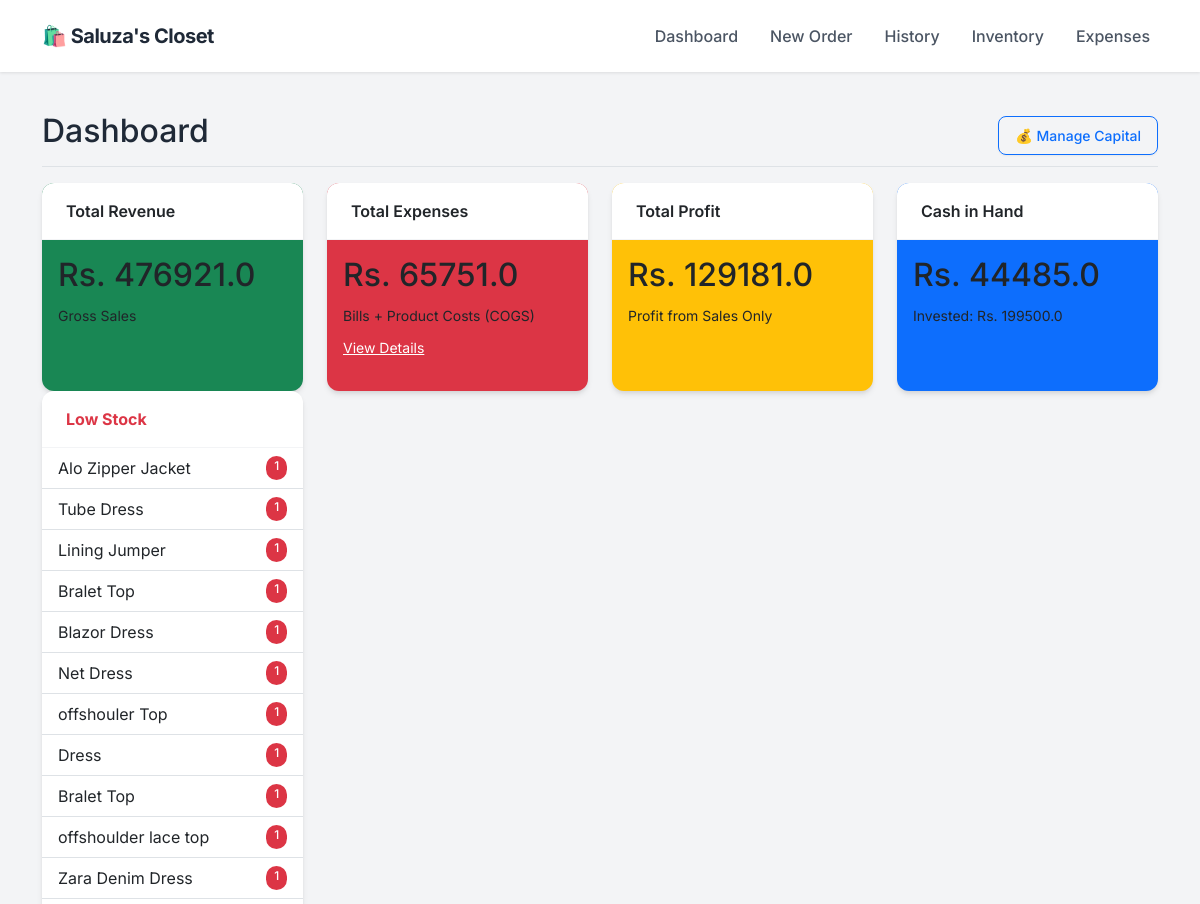
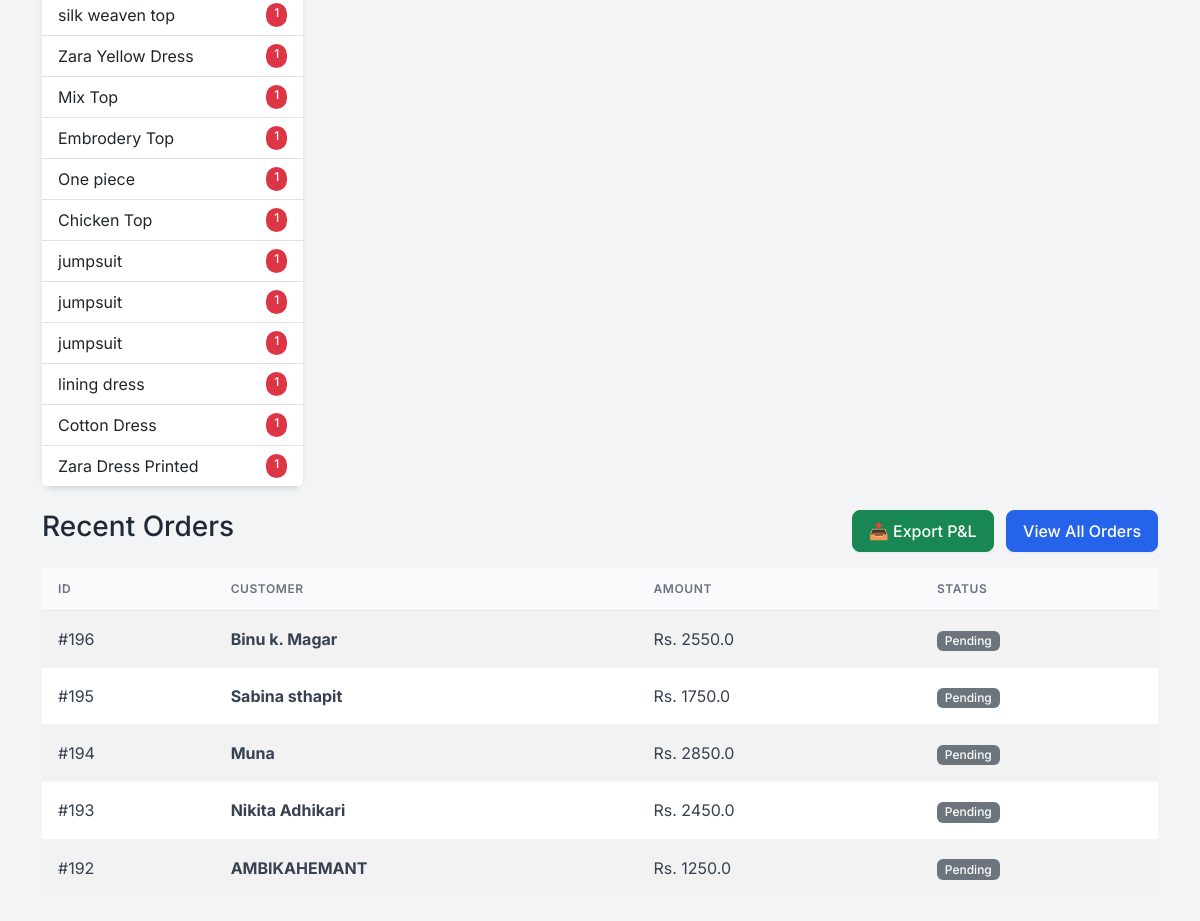
The page / on the database its author committed (2 pictures, top to bottom).
### app.py (models this page shows)
class Product(db.Model):
    id = db.Column(db.Integer, primary_key=True)
    sku = db.Column(db.String(50), unique=True, nullable=True)
    name = db.Column(db.String(100), nullable=False)
    size = db.Column(db.String(10), nullable=False)
    cost_price = db.Column(db.Float, default=0.0)
    price = db.Column(db.Float, nullable=False)
    stock = db.Column(db.Integer, default=0)
    image = db.Column(db.String(100), nullable=True)

class Order(db.Model):
    id = db.Column(db.Integer, primary_key=True)
    customer_name = db.Column(db.String(100), nullable=False)
    phone = db.Column(db.String(20), nullable=False)
    address = db.Column(db.String(200), nullable=True)
    date = db.Column(db.DateTime, default=datetime.utcnow)
    total_amount = db.Column(db.Float, default=0.0)
    profit = db.Column(db.Float, default=0.0)
    status = db.Column(db.String(20), default='Pending')
    items = db.relationship('OrderItem', backref='order', lazy=True)

### app.py (the view)
@app.route('/')
def dashboard():
    total_investment = db.session.query(db.func.sum(Investment.amount)).scalar() or 0
    total_sales = db.session.query(db.func.sum(Order.total_amount)).scalar() or 0
    manual_expenses = db.session.query(db.func.sum(Expense.amount)).scalar() or 0
    current_inventory_cost = 0
    products = Product.query.all()
    for p in products:
        current_inventory_cost += (p.stock * p.cost_price)
    gross_profit = db.session.query(db.func.sum(Order.profit)).scalar() or 0
    cost_of_sold_goods = total_sales - gross_profit
    total_product_spend = current_inventory_cost + cost_of_sold_goods
    cash_in_hand = (total_investment + total_sales) - (total_product_spend + manual_expenses)
    net_profit = gross_profit # As you requested previously (Sales Profit only)
    recent_orders = Order.query.order_by(Order.date.desc()).limit(5).all()
    low_stock = Product.query.filter(Product.stock < 2, Product.stock > 0).all()
    out_of_stock = Product.query.filter(Product.stock == 0).all()
    investments = Investment.query.order_by(Investment.date.desc()).all()
    return render_template('dashboard.html',
                           sales=total_sales,
                           gross_profit=gross_profit,
                           expenses=manual_expenses,
                           net_profit=net_profit,
                           cash_in_hand=cash_in_hand, # <--- NEW DATA
                           total_investment=total_investment, # <--- NEW DATA
                           orders=recent_orders,
                           investments=investments,
                           low_stock=low_stock,
                           out_of_stock=out_of_stock)

### templates/dashboard.html (shortened to what this page needs)
{% extends "layout.html" %}
{% block content %}
<div class="d-flex justify-content-between flex-wrap flex-md-nowrap align-items-center pt-3 pb-2 mb-3 border-bottom">
    <h1 class="h2">Dashboard</h1>
    <div class="btn-toolbar mb-2 mb-md-0">
        <button type="button" class="btn btn-sm btn-outline-primary" data-bs-toggle="modal" data-bs-target="#investmentHistoryModal">
    💰 Manage Capital
</button>
    </div>
</div>
<div class="row mb-4">
    <div class="col-md-3">
        <div class="card text-dark bg-success mb-3 h-100">
            <div class="card-header">Total Revenue</div>
            <div class="card-body">
                <h2 class="card-title">Rs. {{ sales }}</h2>
                <small>Gross Sales</small>
            </div>
        </div>
    </div>
    <div class="col-md-3">
        <div class="card text-dark bg-danger mb-3 h-100">
            <div class="card-header">Total Expenses</div>
            <div class="card-body">
                <h2 class="card-title">Rs. {{ expenses }}</h2>
                <small>Bills + Product Costs (COGS)</small> <div class="mt-2">
                    <a href="/expenses" class="text-white text-decoration-underline small">View Details</a>
                </div>
            </div>
        </div>
    </div>
    <div class="col-md-3">
        <div class="card text-dark bg-warning mb-3 h-100">
            <div class="card-header">Total Profit</div>
            <div class="card-body">
                <h2 class="card-title">Rs. {{ net_profit }}</h2>
                <small>Profit from Sales Only</small>
            </div>
        </div>
    </div>
    <div class="col-md-3">
        <div class="card text-dark bg-primary mb-3 h-100">
            <div class="card-header">Cash in Hand</div>
            <div class="card-body">
                <h2 class="card-title">Rs. {{ cash_in_hand }}</h2>
                <small>Invested: Rs. {{ total_investment }}</small>
            </div>
        </div>
    </div>
    <div class="col-md-3">
        <div class="card border-danger h-100">
            <div class="card-header bg-transparent text-danger fw-bold">Low Stock</div>
            <ul class="list-group list-group-flush list-group-sm">
                {% for item in low_stock %}
                <li class="list-group-item d-flex justify-content-between">
                    <span>{{ item.name }}</span>
                    <span class="badge bg-danger rounded-pill">{{ item.stock }}</span>
                </li>
                {% endfor %}
            </ul>
        </div>
    </div>
</div>
<div class="d-flex justify-content-between align-items-center mb-3">
    <h3>Recent Orders</h3>
    <div>
        <a href="/export_excel" class="btn btn-success me-2">📥 Export P&L</a>
        <a href="/orders" class="btn btn-primary">View All Orders</a>
    </div>
</div>
<table class="table table-striped bg-white align-middle">
    <thead>
        <tr>
            <th>ID</th>
            <th>Customer</th>
            <th>Amount</th>
            <th>Status</th>
        </tr>
    </thead>
    <tbody>
        {% for order in orders %}
        <tr>
            <td>#{{ order.id }}</td>
            <td><strong>{{ order.customer_name }}</strong></td>
            <td>Rs. {{ order.total_amount }}</td>
            <td><span class="badge bg-secondary">{{ order.status }}</span></td>
        </tr>
        {% endfor %}
    </tbody>
</table>
{% endblock %}

### templates/layout.html (style rules this page uses)
:root { --primary-color: #2563eb; --bg-color: #f3f4f6; --text-dark: #1f2937; --card-shadow: 0 4px 6px -1px rgba(0, 0, 0, 0.1), 0 2px 4px -1px rgba(0, 0, 0, 0.06); }
body { font-family: 'Inter', sans-serif; background-color: var(--bg-color); color: var(--text-dark); }
.card { border: none; border-radius: 12px; box-shadow: var(--card-shadow); background: #ffffff; transition: transform 0.2s; }
.card-header { background-color: #ffffff; border-bottom: 1px solid #f3f4f6; font-weight: 600; padding: 1rem 1.5rem; border-radius: 12px 12px 0 0 !important; }
.btn { border-radius: 8px; font-weight: 500; padding: 0.5rem 1rem; box-shadow: 0 1px 2px 0 rgba(0, 0, 0, 0.05); }
.btn-primary { background-color: var(--primary-color); border-color: var(--primary-color); }
.table { margin-bottom: 0; }
.table thead th { background-color: #f9fafb; color: #6b7280; font-size: 0.75rem; text-transform: uppercase; letter-spacing: 0.05em; font-weight: 600; border-bottom: 1px solid #e5e7eb; padding: 0.75rem 1rem; }
.table tbody td { padding: 1rem 1rem; vertical-align: middle; color: #374151; border-bottom: 1px solid #f3f4f6; }
.badge { padding: 0.35em 0.65em; font-weight: 500; border-radius: 6px; }

### rows shown on the page
Product: name "Alo Zipper Jacket", stock "1"
Product: name "Tube Dress", stock "1"
Product: name "Lining Jumper", stock "1"
Product: name "Bralet Top", stock "1"
Product: name "Blazor Dress", stock "1"
Product: name "Net Dress", stock "1"
Product: name "offshouler Top", stock "1"
Product: name "Dress", stock "1"
Product: name "Bralet Top", stock "1"
Product: name "offshoulder lace top", stock "1"
Product: name "Zara Denim Dress", stock "1"
Product: name "silk weaven top", stock "1"
Product: name "Zara Yellow Dress", stock "1"
Product: name "Mix Top", stock "1"
Product: name "Embrodery Top", stock "1"
Product: name "One piece", stock "1"
Product: name "Chicken Top", stock "1"
Product: name "jumpsuit", stock "1"
Product: name "jumpsuit", stock "1"
Product: name "jumpsuit", stock "1"
Product: name "lining dress", stock "1"
Product: name "Cotton Dress", stock "1"
Product: name "Zara Dress Printed", stock "1"
Order: id "196", customer_name "Binu k. Magar", total_amount "2550.0", status "Pending"
Order: id "195", customer_name "Sabina sthapit", total_amount "1750.0", status "Pending"
Order: id "194", customer_name "Muna", total_amount "2850.0", status "Pending"
Order: id "193", customer_name "Nikita Adhikari", total_amount "2450.0", status "Pending"
Order: id "192", customer_name "AMBIKAHEMANT", total_amount "1250.0", status "Pending"

### other values the page prints
{{ sales }} "476921.0"
{{ expenses }} "65751.0"
{{ net_profit }} "129181.0"
{{ cash_in_hand }} "44485.0"
{{ total_investment }} "199500.0"
